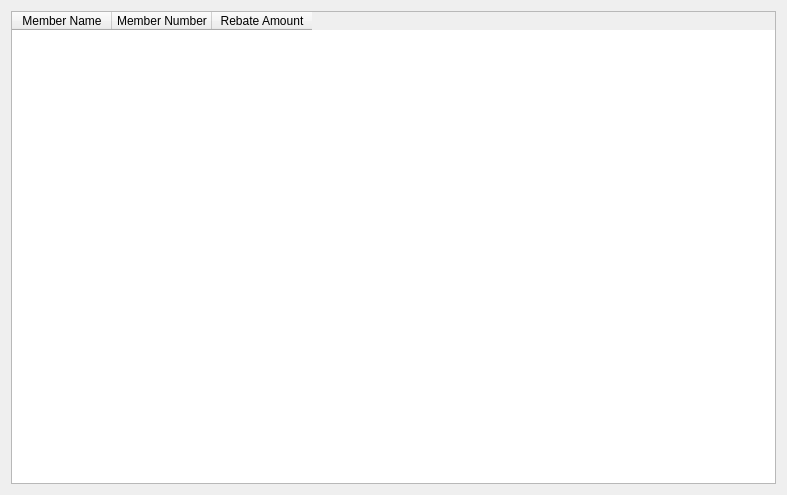
<?xml version="1.0" encoding="UTF-8"?>
<ui version="4.0">
 <class>ExecutiveRebate</class>
 <widget class="QWidget" name="ExecutiveRebate">
  <property name="geometry">
   <rect>
    <x>0</x>
    <y>0</y>
    <width>787</width>
    <height>495</height>
   </rect>
  </property>
  <property name="windowTitle">
   <string>Form</string>
  </property>
  <layout class="QVBoxLayout" name="verticalLayout">
   <item>
    <widget class="QTableWidget" name="tableWidget">
     <column>
      <property name="text">
       <string>Member Name</string>
      </property>
     </column>
     <column>
      <property name="text">
       <string>Member Number</string>
      </property>
     </column>
     <column>
      <property name="text">
       <string>Rebate Amount</string>
      </property>
     </column>
    </widget>
   </item>
  </layout>
 </widget>
 <resources/>
 <connections/>
</ui>
